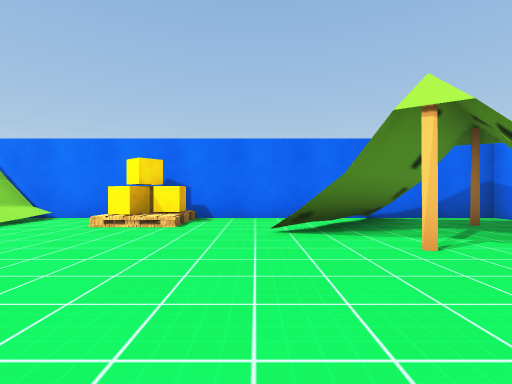
view 1 (above)

21 first-person views from a walk through a scene from a Unity 3-D project. The camera is 1.2 m above the floor, looks level and sees 85° across. The floor is counted in squares, 2 m on a side. Each view is taken from the middle of a square. On the plan, view 1 faces up. The plan holds only what a view shows up to about 9 squares ahead; the rest is blank. The player is left out. Some surface patterns are stand-ins.

view 2
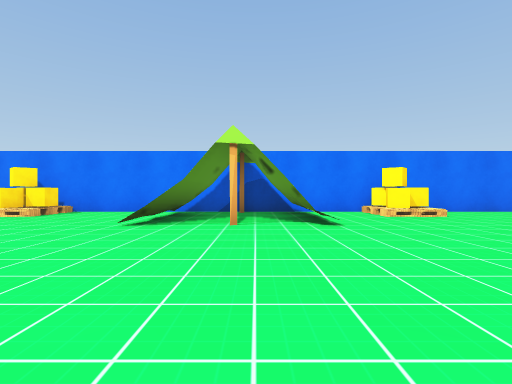

view 3
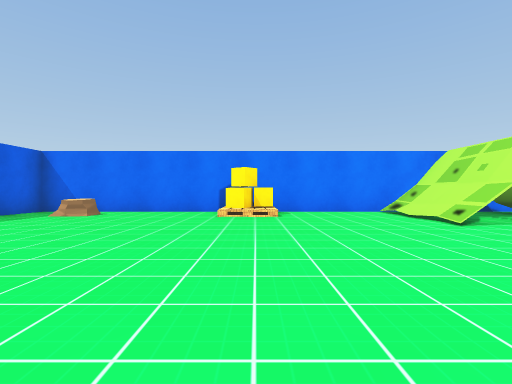

view 4
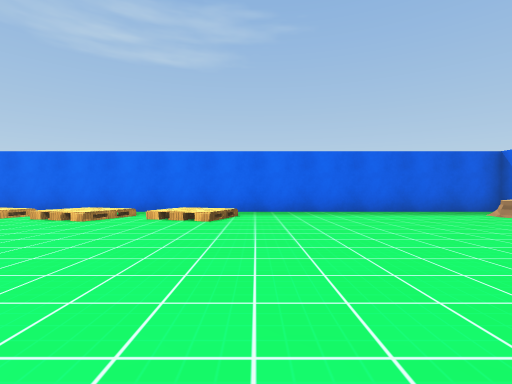

view 5
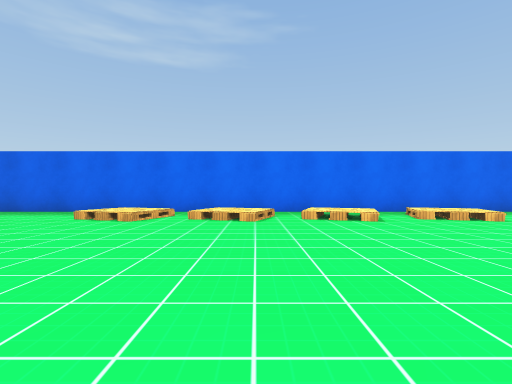

view 6
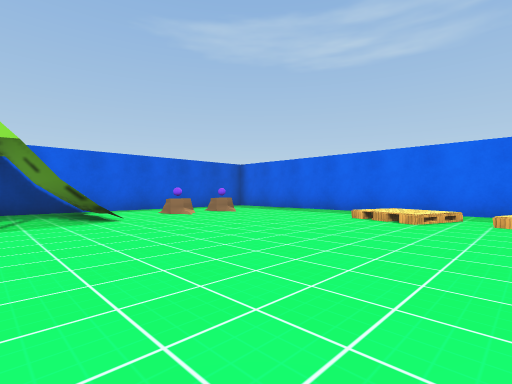

view 7
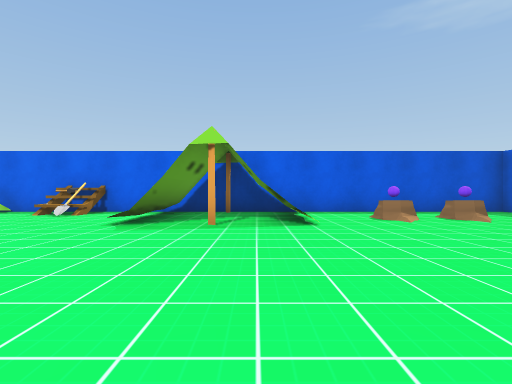

view 8
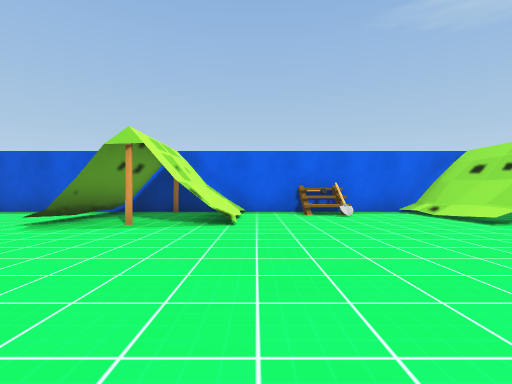

view 9
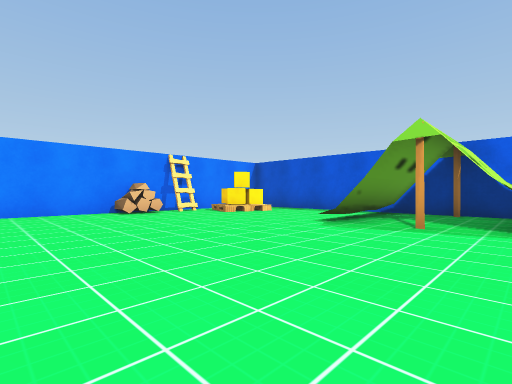

view 10
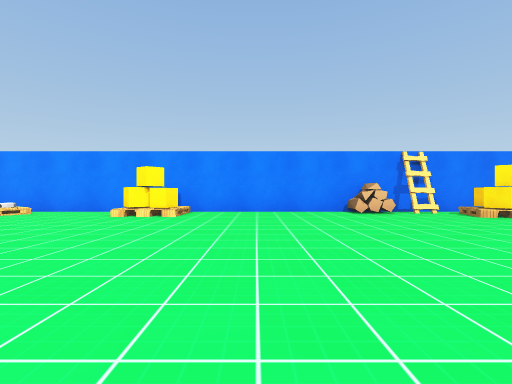

view 11
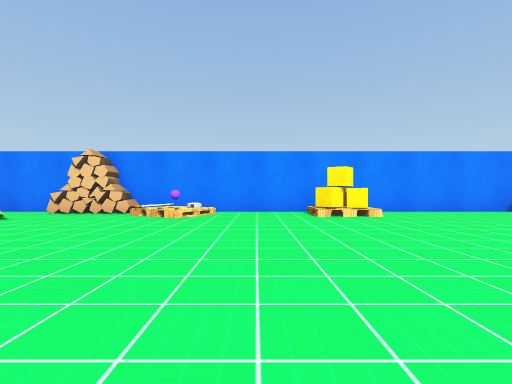

view 12
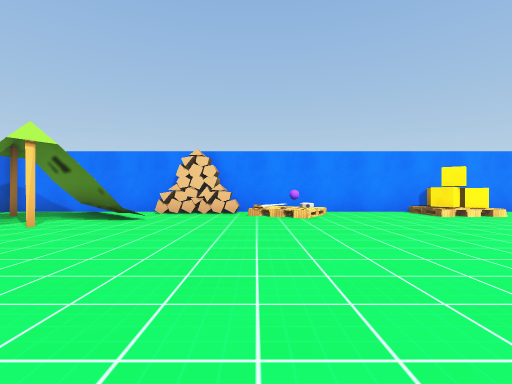

view 13
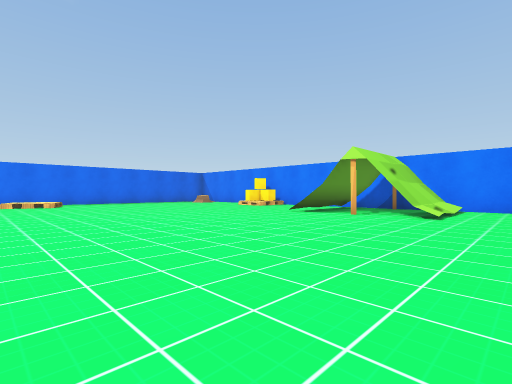

view 14
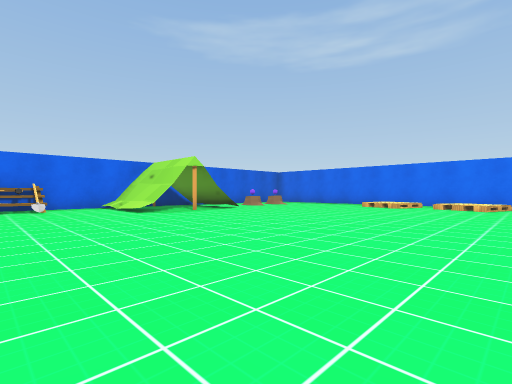

view 15
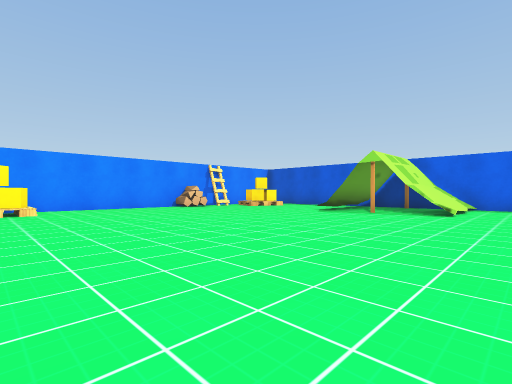

view 16
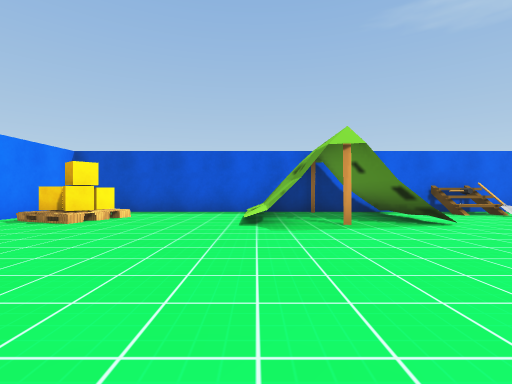

view 17
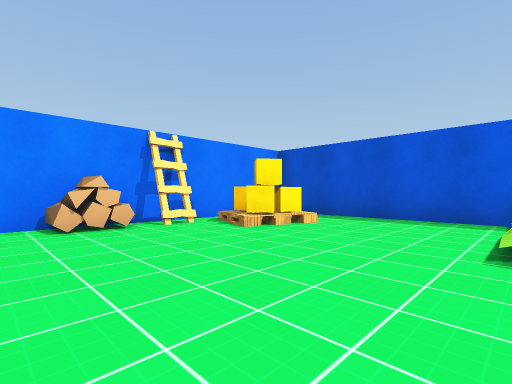

view 18
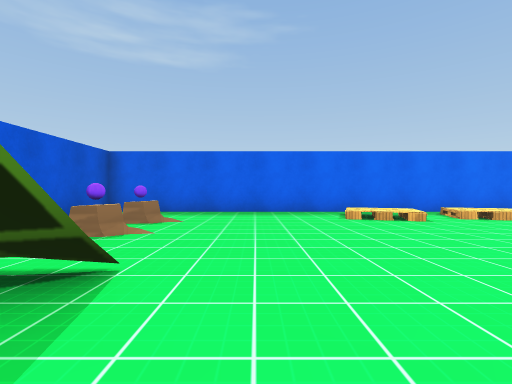

view 19
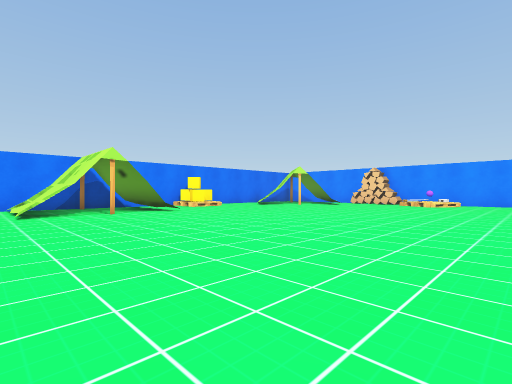

view 20
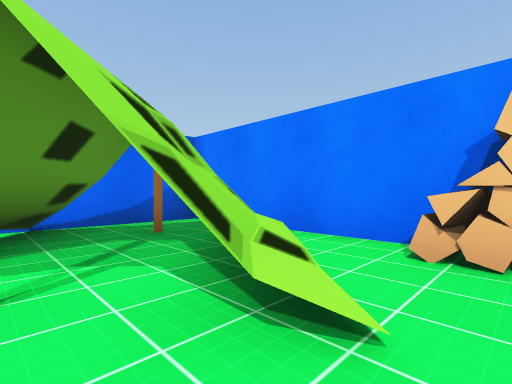

view 21
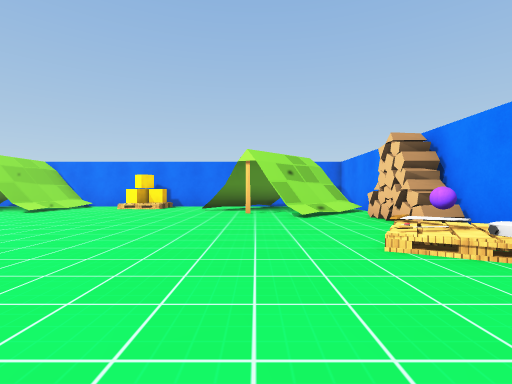

### Floor plan
Key: @ floor where view 1 was taken; # wall or solid block; . main floor; : floor 0.75 m higher than the main floor; + floor 1.25 m higher than the main floor; / step, stairs or slope; T tent; C cube; S stump; R orb; H shovel; L ladder; O other object.
Columns run from 19 left of view 1 to 6 right of it. Each row starts with its distance up from view 1.
  7 #######################
  6 #......O...TT.T..C....#
  5 #.S....C...//.:..C...###
  4 #..........//.T.....###  #
  3 #..........TT.T......## .#
  2 #.....................#..#
  1 #.......................O#
  0 #..................@....O#
 -1 #......................//#
 -2 #  /...................R/#
 -3 #.//.....................#
 -4 #./......................#
 -5 #.//....  ...............#
 -6 #.//...................CO#
 -7 #  /...................C/#
 -8 #.//.....................#
 -9 #./......................#
-10 #.//.....................#
-11 #.//.....................#
-12 #.......................O#
-13 #........................#
-14 #..O.R.TT.T.....T.TT....L#
-15 #..S.S.//.T...../.T/...C/#
-16 #......//.+..H..//./../  #
-17 #......TT#T..O#.T#T/.... #
-18 #########################

Positions as (right, up) in squares from view 1, and headings:
1: (0, 0), facing up
2: (-6, -2), facing up
3: (-12, -2), facing up
4: (-10, -1), facing left
5: (-10, -7), facing left
6: (-10, -8), facing down-left
7: (-11, -9), facing down
8: (-4, -9), facing down
9: (-3, -9), facing down-right
10: (-3, -9), facing right
11: (-3, -4), facing right
12: (-3, -1), facing right
13: (-3, -4), facing up-left
14: (-5, -6), facing down-left
15: (-5, -6), facing down-right
16: (0, -9), facing down
17: (0, -11), facing down-right
18: (-10, -13), facing left
19: (-9, -5), facing up-right
20: (2, 1), facing up-right
21: (2, -5), facing up
